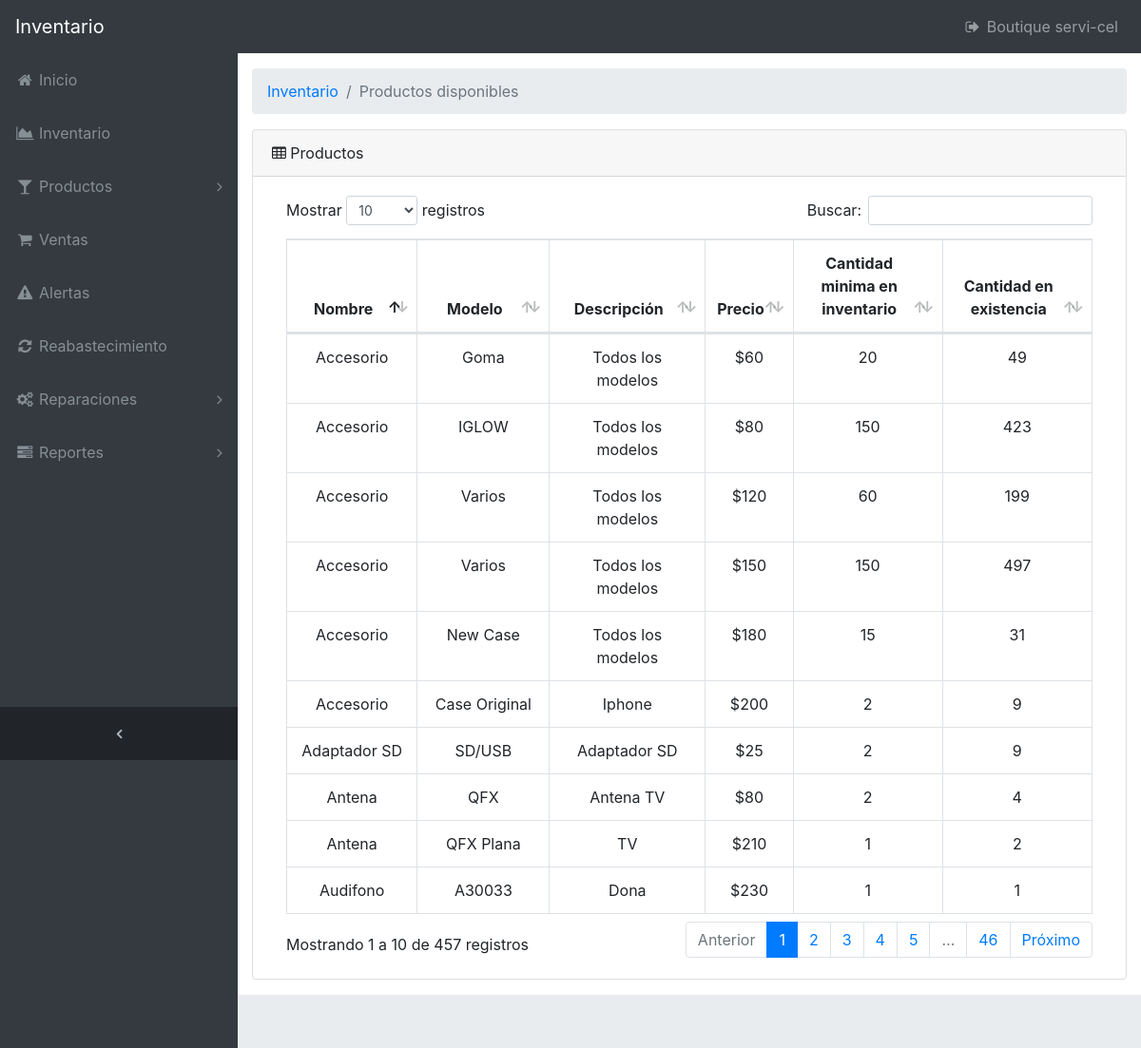
/view/admin/inventario.php (signed in), run on the app's committed database.
### tables this page shows
CREATE TABLE `producto` (
  `id_producto` int(11) NOT NULL,
  `tipo` varchar(45) NOT NULL,
  `modelo` varchar(45) NOT NULL,
  `descripcion` text NOT NULL,
  `precio_salida` varchar(45) NOT NULL,
  `existencia` varchar(45) NOT NULL,
  `minima` int(11) NOT NULL,
  `estado` tinyint(4) NOT NULL
);

### view/admin/inventario.php (the view, shortened to what this page needs)
<?php
  $pdo = connect();
?>
<!DOCTYPE html>
<html lang="en">
<head>
  <link href="vendor/bootstrap/css/bootstrap.min.css" rel="stylesheet">
  <link href="vendor/font-awesome/css/font-awesome.min.css" rel="stylesheet" type="text/css">
  <link href="vendor/datatables/dataTables.bootstrap4.css" rel="stylesheet">
  <link href="css/sb-admin.css" rel="stylesheet">
</head>
<body class="fixed-nav sticky-footer bg-dark" id="page-top">
<nav class="navbar navbar-expand-lg navbar-dark bg-dark fixed-top" id="mainNav">
    <a class="navbar-brand" href="">Inventario</a>
    <div class="collapse navbar-collapse" id="navbarResponsive">
      <ul class="navbar-nav navbar-sidenav" id="exampleAccordion">
        <li class="nav-item" data-toggle="tooltip" data-placement="right">
          <a class="nav-link" href="index.php">
            <i class="fa fa-fw fa-home"></i>
            <span class="nav-link-text">Inicio</span>
          </a>
        </li>
        <li class="nav-item" data-toggle="tooltip" data-placement="right">
          <a class="nav-link" href="inventario.php">
            <i class="fa fa-fw fa-area-chart"></i>
            <span class="nav-link-text">Inventario</span>
          </a>
        </li>
        <li class="nav-item" data-toggle="tooltip" data-placement="right" title="Tables">
          <a class="nav-link nav-link-collapse collapsed" data-toggle="collapse" href="#collapseComponents" data-parent="#exampleAccordion">
            <i class="fa fa-fw fa-glass"></i>
            <span class="nav-link-text">Productos</span>
          </a>
        </li>
        <li class="nav-item" data-toggle="tooltip" data-placement="right">
          <a class="nav-link" href="Ventas/productos.php">
            <i class="fa fa-fw fa-shopping-cart"></i>
            <span class="nav-link-text">Ventas</span>
          </a>
        </li>
        <li class="nav-item" data-toggle="tooltip" data-placement="right" >
          <a class="nav-link" href="alerta">
            <i class="fa fa-fw fa-exclamation-triangle"></i>
            <span class="nav-link-text">Alertas</span>
          </a>
        </li>
        <li class="nav-item" data-toggle="tooltip" data-placement="right">
          <a class="nav-link" href="reabastecimiento/reabastecimiento.php">
            <i class="fa fa-fw fa-refresh"></i>
            <span class="nav-link-text">Reabastecimiento</span>
          </a>
        </li>
        <li class="nav-item" data-toggle="tooltip" data-placement="right" title="Tables">
          <a class="nav-link nav-link-collapse collapsed" data-toggle="collapse" href="#collapseComponent" data-parent="#exampleAccordion">
            <i class="fa fa-fw fa-cogs"></i>
            <span class="nav-link-text">Reparaciones</span>
          </a>
        </li>
        <li class="nav-item" data-toggle="tooltip" data-placement="right" title="Tables">
          <a class="nav-link nav-link-collapse collapsed" data-toggle="collapse" href="#collapseComponen" data-parent="#exampleAccordion">
            <i class="fa fa-fw fa-tasks"></i>
            <span class="nav-link-text">Reportes</span>
          </a>
        </li>
      </ul>
      <ul class="navbar-nav sidenav-toggler">
        <li class="nav-item">
          <a class="nav-link text-center" id="sidenavToggler">
            <i class="fa fa-fw fa-angle-left"></i>
          </a>
        </li>
      </ul>
      <ul class="navbar-nav ml-auto">
        <li class="nav-item">
          <a class="nav-link" data-toggle="modal" data-target="#exampleModal">
            <i class="fa fa-fw fa-sign-out"></i> <span ><?php echo ucfirst($_SESSION['nombre_usuario']);  ?></span></a>
        </li>
      </ul>
    </div>
  </nav>
  <div class="content-wrapper">
    <div class="container-fluid">
      <ol class="breadcrumb">
        <li class="breadcrumb-item">
          <a href="index.php">Inventario</a>
        </li>
        <li class="breadcrumb-item active">Productos disponibles</li>
      </ol>
       <div class="card mb-3">
        <div class="card-header">
          <i class="fa fa-table"></i> Productos</div>
        <div class="card-body">
          <div class="table-responsive">
             <table class="table table-bordered" id="dataTable" width="100%" cellspacing="0">
    <thead>
      <tr>
        <th scope="col"><center>Nombre </center> </th>
        <th scope="col"><center>Modelo</center> </th>
        <th style="width:120px;" scope="col"><center>Descripción</center> </th>
        <th scope="col"><center>Precio</center> </th>
        <th style="width:150px;" scope="col"><center>Cantidad minima en inventario</center> </th>
        <th style="width:150px;" scope="col"><center>Cantidad en existencia</center> </th>
      </tr>
    </thead>
<?php
$sql = 'SELECT * FROM producto WHERE estado = 1';
  $query = $pdo->prepare($sql);
  $query->execute();
  if($query->rowCount() > 0){
    while($row=$query->fetch(PDO::FETCH_ASSOC)){
      extract($row);
      ?>
      <tr align="center">
        <td><?php echo $tipo ?></td>
        <td><?php echo $modelo ?></td>
        <td><?php echo $descripcion ?></td>
        <td>$<?php echo $precio_salida ?></td>
        <td><?php echo $minima ?></td>
        <td><?php echo $existencia ?></td>
      </tr>
      <?php
    }
  }
?>
    </table>
          </div>
        </div>
      </div>
    </div>
  </div>
    <?php
      include("footer.php");
    ?>
</body>
</html>

### view/admin/css/sb-admin.css (style rules this page uses)
html { position: relative; min-height: 100%; }
body { overflow-x: hidden; }
body.sticky-footer { margin-bottom: 56px; }
body.sticky-footer .content-wrapper { min-height: calc(100vh - 56px - 56px); }
body.fixed-nav { padding-top: 56px; }
.content-wrapper { min-height: calc(100vh - 56px); padding-top: 1rem; }
#mainNav .navbar-collapse { overflow: auto; max-height: 75vh; }
#mainNav .navbar-collapse .navbar-nav .nav-item .nav-link { cursor: pointer; }
#mainNav .navbar-collapse .navbar-sidenav .nav-link-collapse:after { float: right; content: '\f107'; font-family: 'FontAwesome'; }
#mainNav .navbar-collapse .navbar-sidenav .nav-link-collapse.collapsed:after { content: '\f105'; }
#mainNav .navbar-collapse .sidenav-toggler { display: none; }
@media (min-width: 992px) { #mainNav .navbar-brand { width: 250px; } }
@media (min-width: 992px) { #mainNav .navbar-collapse { overflow: visible; max-height: none; } }
@media (min-width: 992px) { #mainNav .navbar-collapse .navbar-sidenav { position: absolute; top: 0; left: 0; -webkit-flex-direction: column; -ms-flex-direction: column; flex-direction: column; margin-top: 56px; } }
@media (min-width: 992px) { #mainNav .navbar-collapse .navbar-sidenav > .nav-item { width: 250px; padding: 0; } }
@media (min-width: 992px) { #mainNav .navbar-collapse .navbar-sidenav > .nav-item > .nav-link { padding: 1em; } }
#mainNav.fixed-top .sidenav-toggler { display: none; }
@media (min-width: 992px) { #mainNav.fixed-top .navbar-sidenav { height: calc(100vh - 112px); } }
@media (min-width: 992px) { #mainNav.fixed-top .sidenav-toggler { position: absolute; top: 0; left: 0; display: flex; -webkit-flex-direction: column; -ms-flex-direction: column; flex-direction: column; margin-top: calc(100vh - 56px); } }
@media (min-width: 992px) { #mainNav.fixed-top .sidenav-toggler > .nav-item { width: 250px; padding: 0; } }
@media (min-width: 992px) { #mainNav.fixed-top .sidenav-toggler > .nav-item > .nav-link { padding: 1em; } }
#mainNav.fixed-top.navbar-dark .sidenav-toggler { background-color: #212529; }
#mainNav.fixed-top.navbar-dark .sidenav-toggler a i { color: #adb5bd; }
.content-wrapper { overflow-x: hidden; background: white; }
@media (min-width: 992px) { .content-wrapper { margin-left: 250px; } }
#sidenavToggler i { font-weight: 800; }
#mainNav.navbar-dark .navbar-collapse .navbar-sidenav .nav-link-collapse:after { color: #868e96; }
#mainNav.navbar-dark .navbar-collapse .navbar-sidenav > .nav-item > .nav-link { color: #868e96; }
@media (min-width: 992px) { #mainNav.navbar-dark .navbar-collapse .navbar-sidenav { background: #343a40; } }

### data on the page
producto: tipo "Audifono", modelo "A30033", descripcion "Dona", precio_salida "230", minima "1", existencia "1"
producto: tipo "Adaptador SD", modelo "SD/USB", descripcion "Adaptador SD", precio_salida "25", minima "2", existencia "9"
producto: tipo "Antena", modelo "QFX", descripcion "Antena TV", precio_salida "80", minima "2", existencia "4"
producto: tipo "Antena", modelo "QFX Plana", descripcion "TV", precio_salida "210", minima "1", existencia "2"
producto: tipo "Accesorio", modelo "Goma", descripcion "Todos los modelos", precio_salida "60", minima "20", existencia "49"
producto: tipo "Accesorio", modelo "IGLOW", descripcion "Todos los modelos", precio_salida "80", minima "150", existencia "423"
producto: tipo "Accesorio", modelo "Varios", descripcion "Todos los modelos", precio_salida "120", minima "60", existencia "199"
producto: tipo "Accesorio", modelo "Varios", descripcion "Todos los modelos", precio_salida "150", minima "150", existencia "497"
producto: tipo "Accesorio", modelo "New Case", descripcion "Todos los modelos", precio_salida "180", minima "15", existencia "31"
producto: tipo "Accesorio", modelo "Case Original", descripcion "Iphone", precio_salida "200", minima "2", existencia "9"

### other printed values
$_SESSION['nombre_usuario'] "Boutique servi-cel"
